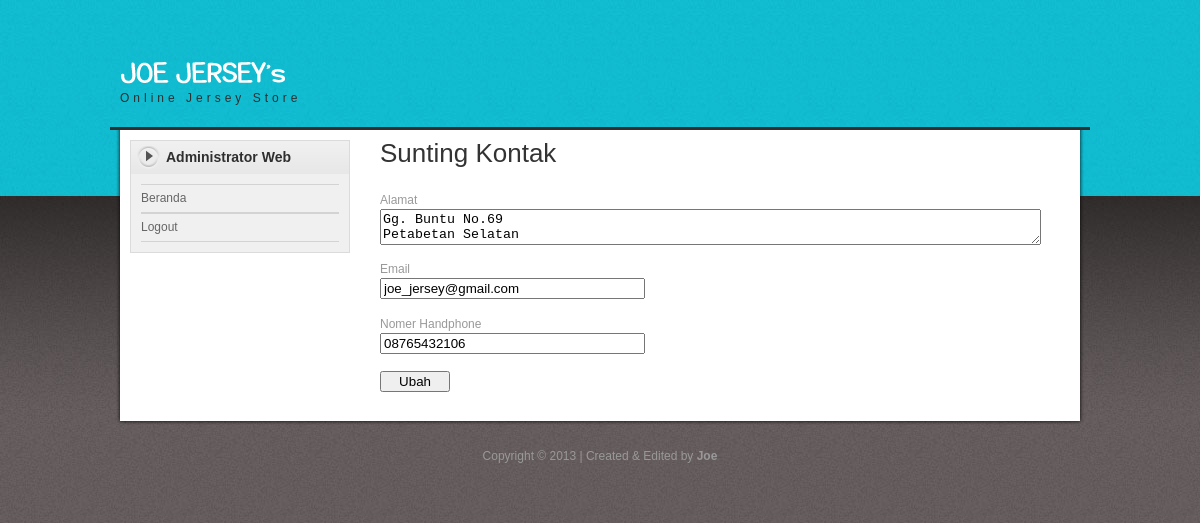
The page /sunting_kontak_kami.php (signed in) on the database its author committed.
### tables this page shows
CREATE TABLE `tabel_kontakkami` (
  `id_kontak` int(10) NOT NULL auto_increment,
  `alamat` text NOT NULL,
  `email` varchar(50) NOT NULL,
  `nomer_handphone` varchar(15) NOT NULL,
  PRIMARY KEY  (`id_kontak`)
);

### sunting_kontak_kami.php (the view, shortened to what this page needs)
<?php session_start();
	if(session_is_registered('username')){
?>
<!DOCTYPE html PUBLIC "-//W3C//DTD XHTML 1.0 Transitional//EN" "http://www.w3.org/TR/xhtml1/DTD/xhtml1-transitional.dtd">
<html xmlns="http://www.w3.org/1999/xhtml">
<head>
<link href="templatemo_style.css" rel="stylesheet" type="text/css" />
<link rel="stylesheet" href="nivo-slider.css" type="text/css" media="screen" />
<link rel="stylesheet" type="text/css" href="css/ddsmoothmenu.css" />
</head>
<body>
	<div id="templatemo_body_wrapper">
		<div id="templatemo_wrapper">
			<div id="templatemo_header">
				<div id="site_title"><h1><a href="beranda_admin.php">Online Jersey Store</a></h1></div>
			</div>
			<div id="templatemo_main">
				<?php include "sidebar_admin.php";?>
				<div id="content" class="float_r">
					<h2>Sunting Kontak</h2>
					<?php
						$data = mysql_fetch_array(mysql_query("select * from tabel_kontakkami"));
					?>
					<form method="post" action="">
						Alamat<br>
						<textarea name="alamat" cols="80" rows="2"><?php echo $data['alamat']; ?></textarea><br><br>
						Email<br>
						<input type="text" name="email" size="30" value="<?php echo $data['email']; ?>"><br><br>
						Nomer Handphone<br>
						<input type="text" name="nomer_handphone" size="30" value="<?php echo $data['nomer_handphone']; ?>"><br>
						<br><input name="submit" type="submit" value="   Ubah   " />
					</form><br>
				</div>
			</div>
			<div id="templatemo_footer">
				Copyright © 2013 | Created & Edited by <b>Joe</b>
			</div>
		</div>
	</div>
</body>
</html>
<?php
	}else{
		echo "<script>window.location='index.php'</script>";
	}
?>

### templatemo_style.css (style rules this page uses)
body { margin: 0; padding: 0; color: #999; font-family: Tahoma, Geneva, sans-serif; font-size: 12px; line-height: 1.4em; background-color: #665f5f; background-repeat: repeat; background-image: url(images/templatemo_body.jpg) }
a, a:link, a:visited { color: #0299aa; font-weight: normal; text-decoration: none }
h1, h2, h3, h4, h5, h6 { color: #333; font-weight: normal; }
h1 { font-size: 30px; margin: 0 0 30px; padding: 5px 0 }
h2 { font-size: 26px; margin: 0 0 25px; padding: 5px 0 }
.float_r { float: right }
#templatemo_body_wrapper { width: 100%; background: url(images/templatemo_body_top.jpg) repeat-x top }
#templatemo_wrapper { width: 980px; margin: 0 auto; }
#templatemo_header { width: 960px; height: 70px; padding: 30px 10px; background: url(images/templatemo_header_bg.png) no-repeat bottom; }
#templatemo_main { width: 940px; padding: 10px 20px; background: url(images/templatemo_main_bg.png) repeat-y }
#content { width: 690px }
#templatemo_footer { width: 960px; padding: 30px 10px; text-align: center; background: url(images/templatemo_footer.png) no-repeat top }
#site_title { float: left; margin-top: 30px; }
#site_title h1 { margin: 0; padding: 0 }
#site_title h1 a { display: block; width: 300px; height: 40px; padding-top: 30px; font-size: 12px; letter-spacing: 4px; color: #2f2f2f; text-align: left; background: url(images/templatemo_logo.png) no-repeat top left }
#templatemo_footer { color: #999 }

### rows shown on the page
tabel_kontakkami: alamat "Gg. Buntu No.69 Petabetan Selatan", email "joe_jersey@gmail.com", nomer_handphone "08765432106"

### other values the page prints
$_SESSION['nama'] "Administrator Web"
